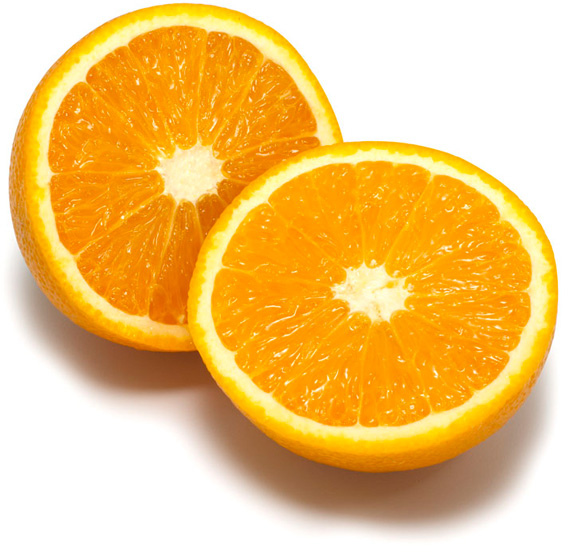
%> input picture image-segmentation/script/orange.jpg, 572 x 551 px
$ octave mean_shift_example.m   (GNU Octave 9; MATLAB toolbox functions it lacks are replaced by stand-ins)
%> lines starting %> are read from the running program, lines starting %| are printed output that depends on the picture
### image-segmentation/script/kmeans_segm.m
function [segmentation, centers, empty, cen_idx, count] = kmeans_segm(image, K, L, seed, RANDSAMP, DEBUG)
nrows = size(image, 1);
ncols = size(image, 2);
Ivec = reshape(double(image), nrows * ncols, 3);
delta = 100 * ones(K, 3);
clus_centers = zeros(K, 3);
clus_centers_new = zeros(K, 3);
idx_old = zeros(1, nrows * ncols);
empty = false;
threshold = 0.01;
count = 0;

% Let X be a set of pixels and V be a set of K cluster centers in 3D (R,G,B).
if RANDSAMP == true
    % Randomly initialize the K cluster centers
    rng(seed, 'twister');
    idx = randsample(nrows * ncols, K);
    for i = 1 : K
        clus_centers(i, :) = Ivec(idx(i), :);
    end
else
    [~, clus_init] = kmeansplus_init(Ivec', K, seed);
    clus_centers = clus_init';
end

% Compute all distances between pixels and cluster centers
D = pdist2(clus_centers, Ivec, 'euclidean');

if DEBUG == false
    % Iterate L times
    for i = 1 : L
        % Assign each pixel to the cluster center for which the distance is minimum
        [~, cen_idx] = min(D);

        % Recompute each cluster center by taking the mean of all pixels assigned to it
        for j = 1 : K
            n_idx = find(cen_idx == j);
            if isempty(n_idx) == true
                empty = 1;
                n = randsample(nrows * ncols, 1);
                clus_centers(j, :) = Ivec(n, :);
%               clus_centers(j, :) = (max(Ivec) - min(Ivec)) .* rand(1, 3) + min(Ivec);
            else
                clus_centers(j, :) = mean(Ivec(n_idx, :));
            end
        end
        % Recompute all distances between pixels and cluster centers
        D = pdist2(clus_centers, Ivec, 'euclidean');
    end
else
    % debug
    while (max(delta(:)) > threshold)
        [~, cen_idx] = min(D);
        for j = 1 : K
            n_idx = find(cen_idx == j);
            if isempty(n_idx) == true
                empty = 1;
                n = randsample(nrows * ncols, 1);
                clus_centers_new(j, :) = Ivec(n, :);
            else
                clus_centers_new(j, :) = mean(Ivec(n_idx, :));
            end
        end
        delta = abs(clus_centers_new - clus_centers);
%         delta = abs(idx_old - cen_idx);
        count = count + 1;
        D = pdist2(clus_centers_new, Ivec, 'euclidean');
        clus_centers = clus_centers_new;
%         idx_old = cen_idx;
    end
end

[~, cen_idx] = min(D);
segmentation = reshape(cen_idx, nrows, ncols);
centers = clus_centers;

### image-segmentation/script/mean_shift_segm.m
function segm = mean_shift_segm(I, spatial_bandwidth, colour_bandwidth, num_iterations)

tic
fprintf('Find colour channels with K-means...\n');
K = 16;
[segm, centers, ~, ~, ~] = kmeans_segm(I, K, 10, 4321, true, false);
toc

centers(isnan(centers)) = 0.0;
% imshow(overlay_bounds(I, segm))
% pause

[height, width, depth] = size(I);
idx = reshape(segm, [height, width]);
maps = zeros(height, width, K, 'single');
mapx = zeros(height, width, K, 'single');
mapy = zeros(height, width, K, 'single');
[X, Y] = meshgrid(1:width, 1: height);
for k = 1:K
    maps(:,:,k) = (idx == k);       % label the position whose index equals k
    mapx(:,:,k) = maps(:,:,k).*X;   % labels to coordinates
    mapy(:,:,k) = maps(:,:,k).*Y;
end
s = 2*ceil(1.5*spatial_bandwidth) + 1;
h = fspecial('gaussian', [s s], spatial_bandwidth);
mapsw = reshape(imfilter(maps, h), [width*height,K]) + 1e-6;
mapsx = reshape(imfilter(mapx, h), [width*height,K]);
mapsy = reshape(imfilter(mapy, h), [width*height,K]);
toc

fprintf('Search for high density points...\n');
constC = -0.5/(colour_bandwidth^2);
x = reshape(X, [width*height, 1]);
y = reshape(Y, [width*height, 1]);
Ic = single(reshape(I, [width*height, 3]));
wei = exp(constC*pdist2(Ic, centers));  % kernel = exp(-0.5||x/h||^2)
for l = 1:num_iterations
    p = (round(x)-1)*height + round(y);
    ww = mapsw(p,:) .* wei;
    w = sum(ww, 2);
    u = bsxfun(@rdivide, ww*centers, w);
    x = bsxfun(@rdivide, sum(mapsx(p,:).*wei, 2), w);
    y = bsxfun(@rdivide, sum(mapsy(p,:).*wei, 2), w);
    wei = bsxfun(@rdivide, ww, w);
    x = max(min(x, width), 1);
    y = max(min(y, height), 1);
    toc
end

fprintf('Assign high density points to pixels...\n');
XY = [x, y];
thr = 10.0;
val = 0;
mask = zeros(height*width, 1, 'int16');
for y=1:height
    for x=1:width
        p = round(x-1)*height + round(y);
        if mask(p)==0
    	    stack = [ p ];
            val = val + 1;
            mask(p) = val;
            while length(stack)>0
	        p0 = stack(end);
                xy = XY(p0,:);
                x0 = floor((p0-1)/height) + 1;
                y0 = mod(p0-1, height) + 1;
	        stack = stack(1:end-1);
                if x0<width & mask(p0+height)==0 & sum((xy-XY(p0+height,:)).^2)<thr
                    stack = [ stack, p0+height ];
                    mask(p0+height) = val;
                end
                if x0>1 & mask(p0-height)==0 & sum((xy-XY(p0-height,:)).^2)<thr
                    stack = [ stack, p0-height ];
                    mask(p0-height) = val;
                end
                if y0<height & mask(p0+1)==0 & sum((xy-XY(p0+1,:)).^2)<thr
                    stack = [ stack, p0+1 ];
                    mask(p0+1) = val;
                end
                if y0>1 & mask(p0-1)==0 & sum((xy-XY(p0-1,:)).^2)<thr
                    stack = [ stack, p0-1 ];
                    mask(p0-1) = val;
                end
            end
        end
    end
end
segm = reshape(mask, [height,width]);
toc

### image-segmentation/script/mean_shift_example.m
scale_factor = 0.5;       % image downscale factor
spatial_bandwidth = 5.0;  % spatial bandwidth
colour_bandwidth = 20;   % colour bandwidth
num_iterations = 40;      % number of mean-shift iterations
image_sigma = 1.0;        % image preblurring scale

I = imread('orange.jpg');
%> I is the input picture: size 551x572x3 uint8; mean R, G, B 242.2, 197.1, 118.9
I = imresize(I, scale_factor);
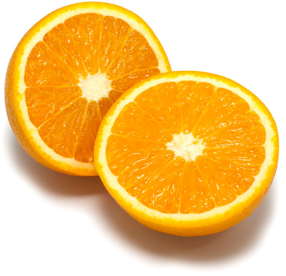
%> I: size 276x286x3 uint8; mean R, G, B 242.2, 197.1, 119
Iback = I;
d = 2*ceil(image_sigma*2) + 1;
h = fspecial('gaussian', [d d], image_sigma);
I = imfilter(I, h);
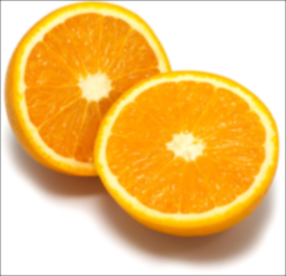
%> I: size 276x286x3 uint8; mean R, G, B 240.9, 195.8, 117.7

segm = mean_shift_segm(I, spatial_bandwidth, colour_bandwidth, num_iterations);
%> after the loop in kmeans_segm, `for i = 1 : K`: clus_centers = 16 rows, first 12: [212 183 166; 253 168 12; 248 170 14; 148 91 53; 254 244 168; 229 219 211; 255 255 255; 251 156 5; 239 155 18; 252 157 1; 252 167 14; 155 103 70]
%> after the loop in kmeans_segm, `for i = 1 : L`: clus_centers = 16 rows, first 12: [193.8 180.6 171.5; 252.9 176.2 9.48; 252.3 213.5 86.66; 142.2 84.94 45.67; 253.4 235.8 151.4; 240.1 228.6 205.5; 254.1 253.7 253.3; 250.3 151.9 4.6; 218.4 116.8 3.42; 252.6 162.2 5.74; 250.2 174.5 38.53; 176.9 142.5 118.4]; empty = 1; n = 8993
%> in kmeans_segm, `segmentation = reshape(cen_idx, nrows, ncols);`:
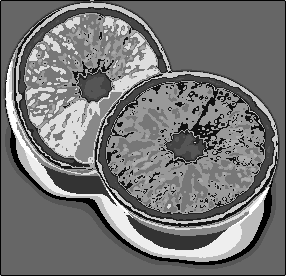
%> segmentation: size 276x286 double; min 1, max 16, mean 7.88; drawn with min black and max white
%> in kmeans_segm, `centers = clus_centers;`: centers has the same summary as clus_centers
%> in mean_shift_segm, `[segm, centers, ~, ~, ~] = kmeans_segm(I, K, 10, 4321, true, false);`: centers has the same summary as clus_centers in kmeans_segm
%> the run ends on the next line

$ run again, with image-segmentation/script/tiger3.jpg copied over image-segmentation/script/orange.jpg
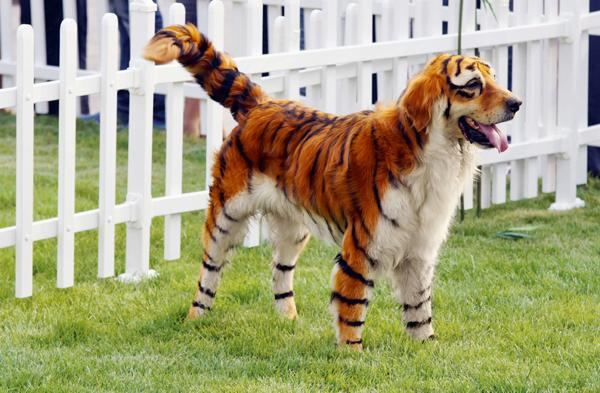
%> input picture image-segmentation/script/tiger3.jpg, 600 x 393 px
%> I is the input picture: size 393x600x3 uint8; mean R, G, B 166.4, 163.6, 127.4
%> `I = imfilter(I, h);`:
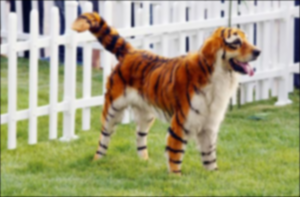
%> I: size 197x300x3 uint8; mean R, G, B 165.5, 162.7, 126.6
%> after the loop in kmeans_segm, `for i = 1 : K`: clus_centers = 16 rows, first 12: [129 129 145; 50 20 26; 210 210 217; 232 231 233; 161 151 118; 112 129 68; 228 231 216; 153 169 78; 148 170 97; 238 234 236; 104 93 52; 33 10 9]
%> after the loop in kmeans_segm, `for i = 1 : L`: clus_centers = 16 rows, first 12: [126.5 116.7 112; 97.92 36.2 14.32; 204.4 202.8 199.3; 227.4 227 227.8; 168.5 161.8 142.3; 110.2 124.4 62.24; 216.7 216 217.5; 154.5 168.1 76.98; 149.3 156.9 102.1; 236.8 236.5 236.1; 84.1 74.53 75.97; 32.26 23.34 42.58]; empty = false
%> in kmeans_segm, `segmentation = reshape(cen_idx, nrows, ncols);`:
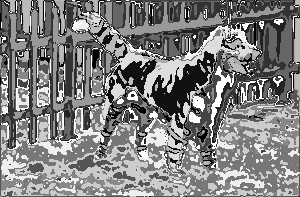
%> segmentation: size 197x300 double; min 1, max 16, mean 8.59; drawn with min black and max white
%> in kmeans_segm, `centers = clus_centers;`: centers has the same summary as clus_centers
%> in mean_shift_segm, `[segm, centers, ~, ~, ~] = kmeans_segm(I, K, 10, 4321, true, false);`: centers has the same summary as clus_centers in kmeans_segm
